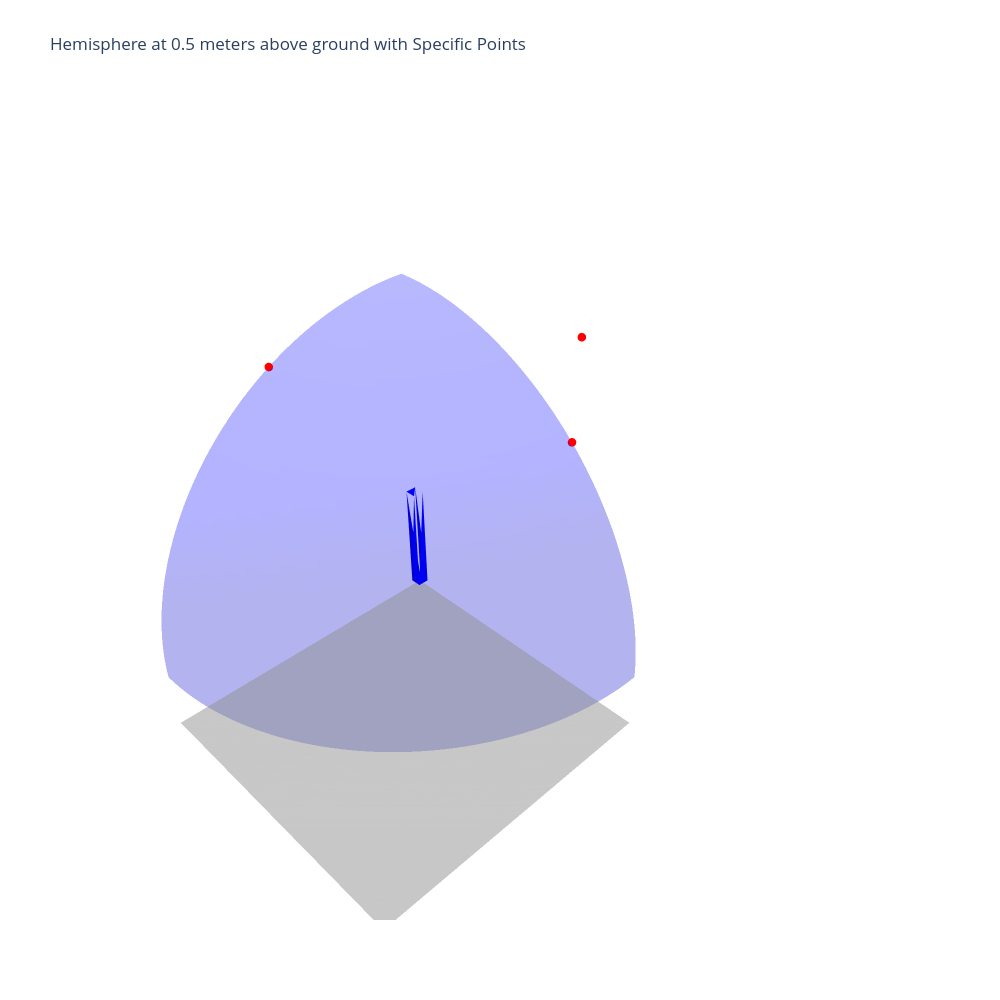

The notebook cell saved with this chart:
### Code cell
import numpy as np
import plotly.graph_objects as go

# Parameters
radius = 2.5
x0 = 0    # x-coordinate of the sphere's center
y0 = 0    # y-coordinate of the sphere's center
z0 = 0.5  # z-coordinate of the sphere's center (0.5 meters above ground)

# Define the angles for the one-quarter hemisphere
theta = np.linspace(0, np.pi/2, 50)  # θ from 0 to π/2
phi = np.linspace(0, np.pi/2, 50)    # φ from 0 to π/2
theta, phi = np.meshgrid(theta, phi)


# Convert spherical coordinates to Cartesian coordinates
x = x0 + radius * np.sin(theta) * np.cos(phi)
y = y0 + radius * np.sin(theta) * np.sin(phi)
z = z0 + radius * np.cos(theta)

# Create the hemisphere surface
hemisphere = go.Surface(
    x=x, y=y, z=z,
    opacity=0.3,             # Semi-transparent shell
    colorscale=[[0, 'blue'], [1, 'blue']],  # Solid blue color
    showscale=False,          # Hide the color scale bar
)

# make the color of the hemisphere a solid color

# Indicate specific points on the hemisphere
# Example: Points at specific θ and φ angles
specific_thetas = [np.pi/6, np.pi/4, np.pi/3]  # θ angles
specific_phis = [0, np.pi/2, np.pi]            # φ angles

# Convert specific spherical coordinates to Cartesian coordinates
specific_x = x0 + radius * np.sin(specific_thetas) * np.cos(specific_phis)
specific_y = y0 + radius * np.sin(specific_thetas) * np.sin(specific_phis)
specific_z = z0 + radius * np.cos(specific_thetas)

# Create scatter points for the specific points
points = go.Scatter3d(
    x=specific_x,
    y=specific_y,
    z=specific_z,
    mode='markers',
    marker=dict(size=5, color='red'),
    name='Specific Points'
)

# Create the grey plane at z=0
plane_size = max(np.max(x), np.max(y))  # Define the size of the plane
plane_x, plane_y = np.meshgrid(np.linspace(np.min(x), np.max(x), 10), np.linspace(np.min(y), np.max(y), 10))
plane_z = np.zeros_like(plane_x)

grey_plane = go.Surface(
    x=plane_x, y=plane_y, z=plane_z,
    colorscale=[[0, 'grey'], [1, 'grey']],
    showscale=False,
    opacity=0.5,
    name='Ground Plane', 
)

# Define the box dimensions and position
box_height = 1.0  # 2 meters tall
box_side = 0.1    # 10 centimeters in each side
box_x_center = x0
box_y_center = y0
box_z_bottom = 0

# Define the vertices of the box
box_vertices = np.array([
    [box_x_center - box_side/2, box_y_center - box_side/2, box_z_bottom],
    [box_x_center + box_side/2, box_y_center - box_side/2, box_z_bottom],
    [box_x_center + box_side/2, box_y_center + box_side/2, box_z_bottom],
    [box_x_center - box_side/2, box_y_center + box_side/2, box_z_bottom],
    [box_x_center - box_side/2, box_y_center - box_side/2, box_z_bottom + box_height],
    [box_x_center + box_side/2, box_y_center - box_side/2, box_z_bottom + box_height],
    [box_x_center + box_side/2, box_y_center + box_side/2, box_z_bottom + box_height],
    [box_x_center - box_side/2, box_y_center + box_side/2, box_z_bottom + box_height]
])

# Define the faces of the box using the vertices
box_faces = np.array([
    [0, 1, 2, 3],  # Bottom face
    [4, 5, 6, 7],  # Top face
    [0, 1, 5, 4],  # Side face
    [1, 2, 6, 5],  # Side face
    [2, 3, 7, 6],  # Side face
    [3, 0, 4, 7]   # Side face
])

# Create the box mesh
box = go.Mesh3d(
    x=box_vertices[:, 0],
    y=box_vertices[:, 1],
    z=box_vertices[:, 2],
    i=box_faces[:, 0],
    j=box_faces[:, 1],
    k=box_faces[:, 2],
    color='blue',
    opacity=1,
    name='Center Box'
)

# Create the figure
fig = go.Figure(data=[hemisphere, points, grey_plane, box])

# Update the layout for better visualization
fig.update_layout(
    scene=dict(
        xaxis=dict(visible=False),
        yaxis=dict(visible=False),
        zaxis=dict(visible=False),
        aspectmode='data',  # Ensures the aspect ratio is correct
    ),
    title='Hemisphere at 0.5 meters above ground with Specific Points',
    width=1000,  # Set the width of the plot
    height=1000  # Set the height of the plot
)

# Show the interactive plot
fig.show()

### Figure 1 — Plotly figure (JSON) as saved in the notebook; plotly's stock layout.template omitted (floating-point values rounded to 4 significant figures; data arrays with more than 128 entries replaced by an {"elided": "..."} marker saying what was removed)
{"data": [{"colorscale": [[0, "blue"], [1, "blue"]], "opacity": 0.3, "showscale": false, "type": "surface", "x": {"elided": "50x50 float values"}, "y": {"elided": "50x50 float values"}, "z": {"elided": "50x50 float values"}}, {"marker": {"color": "red", "size": 5}, "mode": "markers", "name": "Specific Points", "type": "scatter3d", "x": [1.25, 1.082e-16, -2.165], "y": [0, 1.768, 2.651e-16], "z": [2.665, 2.268, 1.75]}, {"colorscale": [[0, "grey"], [1, "grey"]], "name": "Ground Plane", "opacity": 0.5, "showscale": false, "type": "surface", "x": [[0, 0.2778, 0.5556, 0.8333, 1.111, 1.389, 1.667, 1.944, 2.222, 2.5], [0, 0.2778, 0.5556, 0.8333, 1.111, 1.389, 1.667, 1.944, 2.222, 2.5], [0, 0.2778, 0.5556, 0.8333, 1.111, 1.389, 1.667, 1.944, 2.222, 2.5], [0, 0.2778, 0.5556, 0.8333, 1.111, 1.389, 1.667, 1.944, 2.222, 2.5], [0, 0.2778, 0.5556, 0.8333, 1.111, 1.389, 1.667, 1.944, 2.222, 2.5], [0, 0.2778, 0.5556, 0.8333, 1.111, 1.389, 1.667, 1.944, 2.222, 2.5], [0, 0.2778, 0.5556, 0.8333, 1.111, 1.389, 1.667, 1.944, 2.222, 2.5], [0, 0.2778, 0.5556, 0.8333, 1.111, 1.389, 1.667, 1.944, 2.222, 2.5], [0, 0.2778, 0.5556, 0.8333, 1.111, 1.389, 1.667, 1.944, 2.222, 2.5], [0, 0.2778, 0.5556, 0.8333, 1.111, 1.389, 1.667, 1.944, 2.222, 2.5]], "y": [[0, 0, 0, 0, 0, 0, 0, 0, 0, 0], [0.2778, 0.2778, 0.2778, 0.2778, 0.2778, 0.2778, 0.2778, 0.2778, 0.2778, 0.2778], [0.5556, 0.5556, 0.5556, 0.5556, 0.5556, 0.5556, 0.5556, 0.5556, 0.5556, 0.5556], [0.8333, 0.8333, 0.8333, 0.8333, 0.8333, 0.8333, 0.8333, 0.8333, 0.8333, 0.8333], [1.111, 1.111, 1.111, 1.111, 1.111, 1.111, 1.111, 1.111, 1.111, 1.111], [1.389, 1.389, 1.389, 1.389, 1.389, 1.389, 1.389, 1.389, 1.389, 1.389], [1.667, 1.667, 1.667, 1.667, 1.667, 1.667, 1.667, 1.667, 1.667, 1.667], [1.944, 1.944, 1.944, 1.944, 1.944, 1.944, 1.944, 1.944, 1.944, 1.944], [2.222, 2.222, 2.222, 2.222, 2.222, 2.222, 2.222, 2.222, 2.222, 2.222], [2.5, 2.5, 2.5, 2.5, 2.5, 2.5, 2.5, 2.5, 2.5, 2.5]], "z": [[0, 0, 0, 0, 0, 0, 0, 0, 0, 0], [0, 0, 0, 0, 0, 0, 0, 0, 0, 0], [0, 0, 0, 0, 0, 0, 0, 0, 0, 0], [0, 0, 0, 0, 0, 0, 0, 0, 0, 0], [0, 0, 0, 0, 0, 0, 0, 0, 0, 0], [0, 0, 0, 0, 0, 0, 0, 0, 0, 0], [0, 0, 0, 0, 0, 0, 0, 0, 0, 0], [0, 0, 0, 0, 0, 0, 0, 0, 0, 0], [0, 0, 0, 0, 0, 0, 0, 0, 0, 0], [0, 0, 0, 0, 0, 0, 0, 0, 0, 0]]}, {"color": "blue", "i": [0, 4, 0, 1, 2, 3], "j": [1, 5, 1, 2, 3, 0], "k": [2, 6, 5, 6, 7, 4], "name": "Center Box", "opacity": 1, "type": "mesh3d", "x": [-0.05, 0.05, 0.05, -0.05, -0.05, 0.05, 0.05, -0.05], "y": [-0.05, -0.05, 0.05, 0.05, -0.05, -0.05, 0.05, 0.05], "z": [0, 0, 0, 0, 1, 1, 1, 1]}], "layout": {"height": 1000, "scene": {"aspectmode": "data", "xaxis": {"visible": false}, "yaxis": {"visible": false}, "zaxis": {"visible": false}}, "title": {"text": "Hemisphere at 0.5 meters above ground with Specific Points"}, "width": 1000}}
